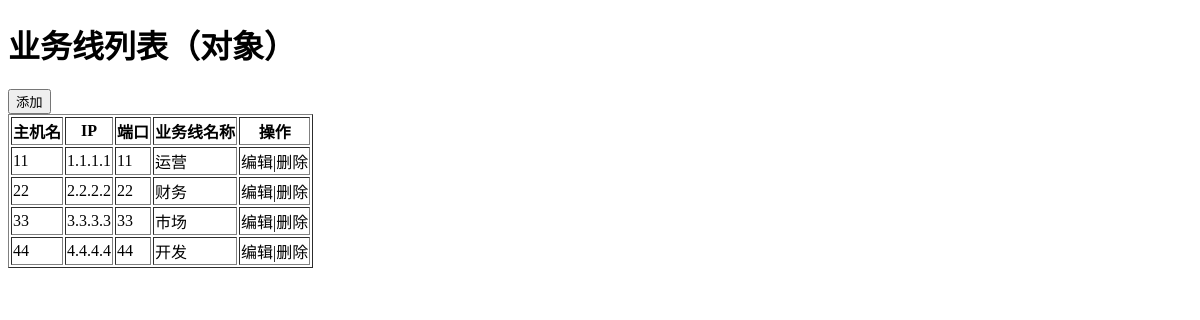
/cmdb/host/, run on an earlier commit of the app's database.
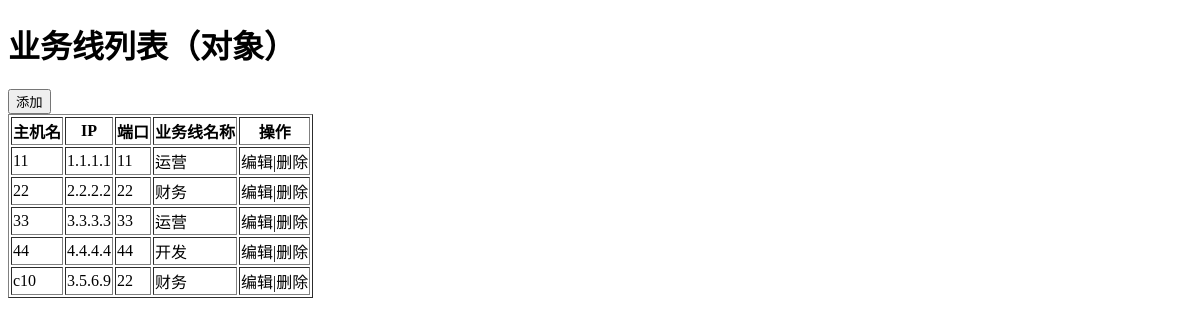
And on a later commit of the database.
### app01/models.py (models this page shows)
class HOST(models.Model):
    nid = models.AutoField(primary_key=True)
    hostname = models.CharField(max_length=32, db_index=True)
    ip = models.GenericIPAddressField(protocol='ipv4', db_index=True)
    port = models.IntegerField()
    b = models.ForeignKey(to='Business', to_field='id', on_delete=models.CASCADE)

class Business(models.Model):
    caption = models.CharField(max_length=32)
    code = models.CharField(max_length=32, null=True)

### app01/views.py (the view, shortened to what this page needs)
# urls.py: path('host/', views.host),
def host(request):
    if request.method == "GET":
        v1 = models.HOST.objects.all()
        v2 = models.HOST.objects.filter(nid__gt=0).values(
            'hostname', 'ip', 'port', 'b__caption')
        v3 = models.HOST.objects.filter(nid__gt=0).values_list(
            'hostname', 'ip', 'port', 'b__caption')
        b_list = models.Business.objects.all()
        return render(request, 'host.html', {'v1': v1, 'v2': v2, 'v3': v3, 'b_list': b_list})

### templates/host.html (shortened to what this page needs)
<!DOCTYPE html>
<html lang="en">
<head>
</head>
<body>
    <h1>业务线列表（对象）</h1>
    <input id="add_host" type="button" value="添加" />
    <table border="1">
        <thead>
            <tr>
                <th>主机名</th>
                <th>IP</th>
                <th>端口</th>
                <th>业务线名称</th>
                <th>操作</th>
            </tr>
        </thead>
        <tbody>
            {% for i in v1 %}
                <tr hid="{{ i.nid }}" bid="{{ i.b_id }}">
                    <td>{{ i.hostname }}</td>
                    <td>{{ i.ip }}</td>
                    <td>{{ i.port }}</td>
                    <td>{{ i.b.caption }}</td>
                    <td>
                        <a class="edit">编辑</a>|<a class="delete">删除</a>
                    </td>
                </tr>
            {% endfor %}
        </tbody>
    </table>
</body>
</html>

What changed in the data, as far as the page shows it:
changed HOST (number 3 of 5 on the later page): b.caption "市场" → "运营"
added HOST: hostname "c10", ip "3.5.6.9", port "22", b.caption "财务"
